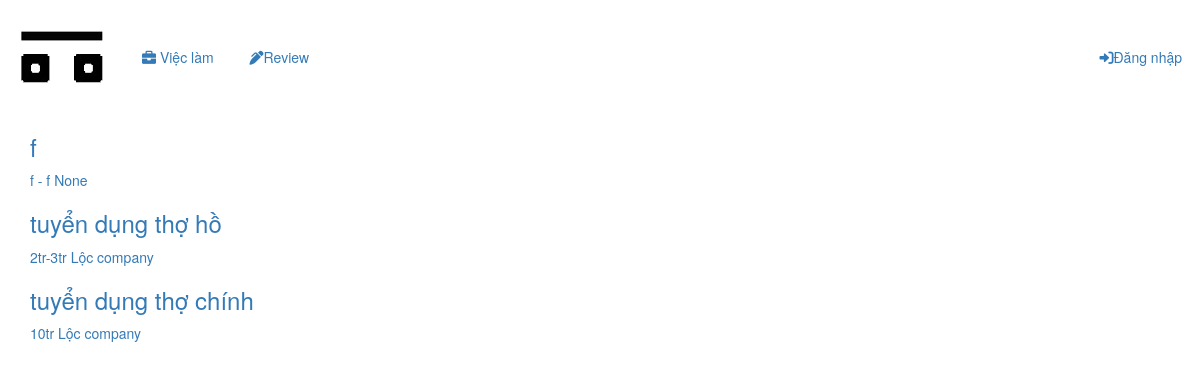
/posts/recruitments, run on the app's committed database.
### post/models.py (models this page shows, shortened)
class Recruitment_Post(models.Model):
    type = models.ForeignKey(Category_Job, on_delete=models.CASCADE)
    author = models.ForeignKey(User, on_delete= models.CASCADE)
    company_name = models.CharField(max_length=80, null=True)
    locations = models.CharField(max_length=80, null=True)
    title = models.CharField(max_length= 60)
    range = models.CharField(max_length= 40)
    content = models.TextField()
    date = models.DateField(auto_now_add=True)

### post/views.py (the view)
# urls.py: path('recruitments', List_Recruitments.as_view(), name ='list_recruitments'),
class List_Recruitments(TemplateView):
    template_name = 'apps/recruitements/list-recruitments.html'
    list_recruitments = [a for a in range(10)]
    def get_context_data(self, *args, **kwargs):
        context = super().get_context_data(**kwargs)
        context['list_recruitments'] = Recruitment_Post.objects.filter(id__in = self.list_recruitments)
        return context

### post/templates/apps/recruitements/list-recruitments.html (shortened to what this page needs)
{% extends 'base/pages/base.html' %}
{% block content %}
    <div class='container'>
        {% for post in list_recruitments %}
            <a href="{% url 'detail_recruitment' pk=post.id %}">
                <h3>{{ post.title }}</h3>
                <span>{{ post.range }}</span>
                <span>{{ post.company_name }}</span>
            </a>
        {% endfor %}
    </div>
{% endblock %}

### static/css/base/header.css (style rules this page uses)
* { margin: 0; padding:0; }

### data on the page
Recruitment_Post: title "f", range "f - f", company_name "None"
Recruitment_Post: title "tuyển dụng thợ hồ", range "2tr-3tr", company_name "Lộc company"
Recruitment_Post: title "tuyển dụng thợ chính", range "10tr", company_name "Lộc company"
